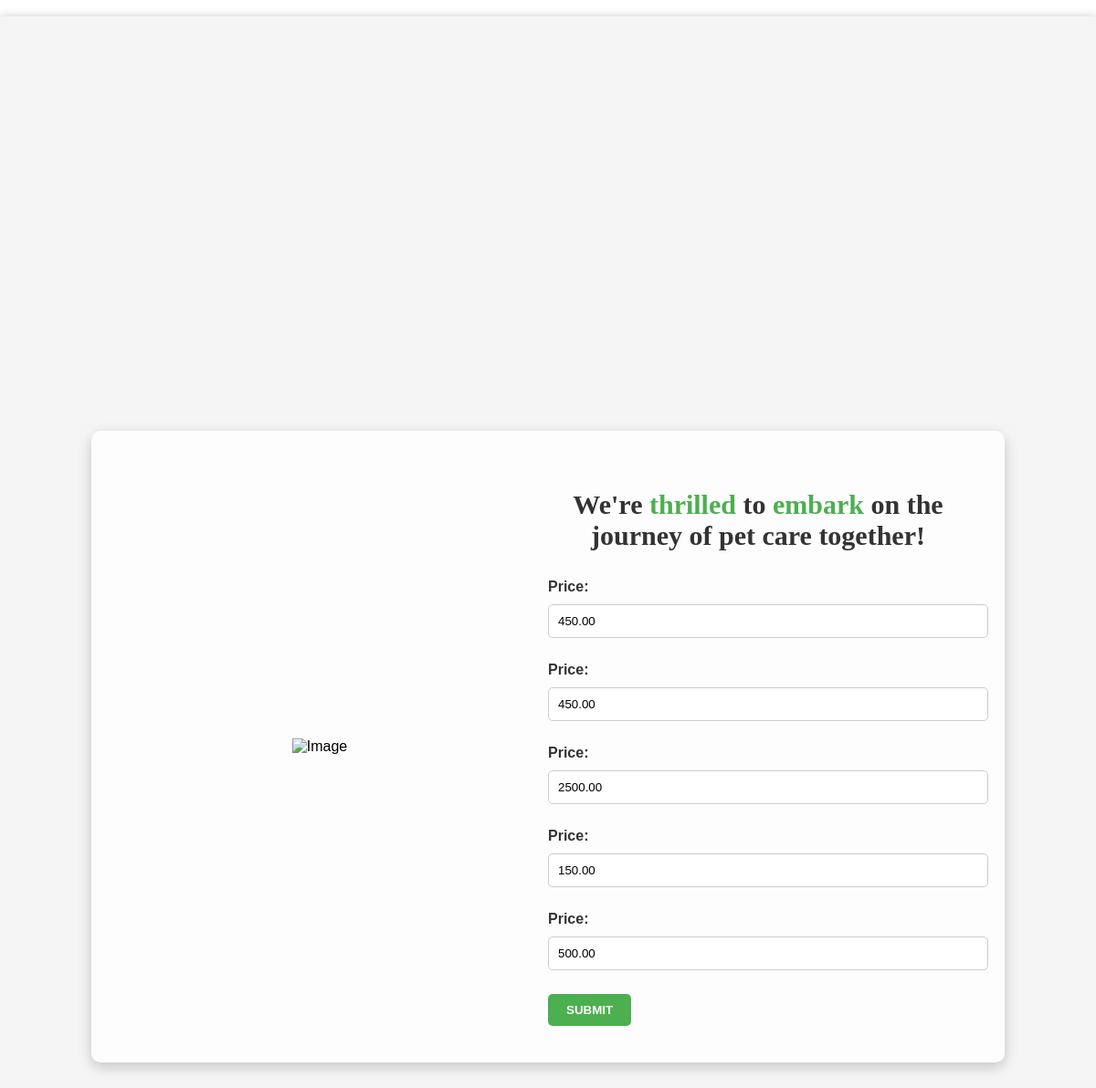
/service_price/ (signed in), run on the app's committed database.
### caretaker/models.py (models this page shows, shortened)
class ServiceDescription(models.Model):
    user_profile = models.ForeignKey(UserProfile, on_delete=models.CASCADE)
    service = models.ForeignKey(Service, on_delete=models.CASCADE)
    price = models.DecimalField(max_digits=10, decimal_places=2, null=True, blank=True)

### caretaker/views.py (the view, shortened to what this page needs)
# urls.py: path('service_price/', ServicePriceView.as_view(), name='service_price'),
class ServicePriceView(View):
     def get(self, request):
          user_profile = UserProfile.objects.get(user=request.user)
          service_descriptions = user_profile.get_service_descriptions()
          forms = []
          for service_description in service_descriptions:
               form = ServicePriceForm(instance=service_description)
               forms.append(form)
          context = {'forms': forms}
          return render(request, 'services.html', context)

### caretaker/models.py (called while the page is built)
    def get_service_descriptions(self):
        return ServiceDescription.objects.filter(user_profile=self)

### templates/services.html (shortened to what this page needs)
<!DOCTYPE html>
<html lang="en">
<head>
</head>
<body>
    <br>
    <div class="container">
        <div class="form-container">
            <div class="form-image">
                {% load static %}
                <img src="{% static './dog.jpg' %}" alt="Image">
            </div>
            <div class="form-content">
                <h2 style="font-size: 30px; font-family: 'Comic Sans MS', cursive; color: #333; text-align: center; margin-bottom: 30px;">
                    We're <span style="color: #4CAF50;">thrilled</span> to <span style="color: #4CAF50;">embark</span> on the journey of pet care together!</h2>
                    <form method="post">
                        {% for form in forms %}
                            {{ form.as_p }}
                        {% endfor %}
                        <button type="submit">Submit</button>
                </form>
            </div>
        </div>
    </div>
</html>

### templates/services.html (style rules this page uses)
body { margin: 0; padding: 0; font-family: Arial, sans-serif; }
.container { width: 100%; height: 200vh; display: flex; align-items: center; justify-content: center; background-color: #f5f5f5; box-shadow: 0 0 10px rgba(0, 0, 0, 0.2); }
.form-container { width: 80%; background-color: rgba(255, 255, 255, 0.8); padding: 20px; box-shadow: 0 2px 4px rgba(0, 0, 0, 0.1); display: flex; flex-wrap: wrap; box-shadow: 0 5px 15px rgba(0, 0, 0, 0.2); border-radius: 10px; }
.form-image { flex: 1; display: flex; align-items: center; justify-content: center; }
.form-image img { max-width: 100%; max-height: 100%; }
.form-content { flex: 1; padding: 20px; }
.form-content h2 { font-size: 24px; margin-bottom: 20px; font-weight: bold; color: #333; }
.form-content label { display: block; margin-bottom: 10px; font-weight: bold; color: #333; }
.form-content input, .form-content textarea { width: 100%; padding: 10px; border: 1px solid #ccc; border-radius: 5px; margin-bottom: 10px; font-family: Arial, sans-serif; }
.form-content button { padding: 10px 20px; background-color: #4CAF50; color: #fff; border: none; border-radius: 5px; cursor: pointer; font-family: Arial, sans-serif; font-weight: bold; text-transform: uppercase; }

### data on the page
ServiceDescription: price "450.00"
ServiceDescription: price "450.00"
ServiceDescription: price "2500.00"
ServiceDescription: price "150.00"
ServiceDescription: price "500.00"
